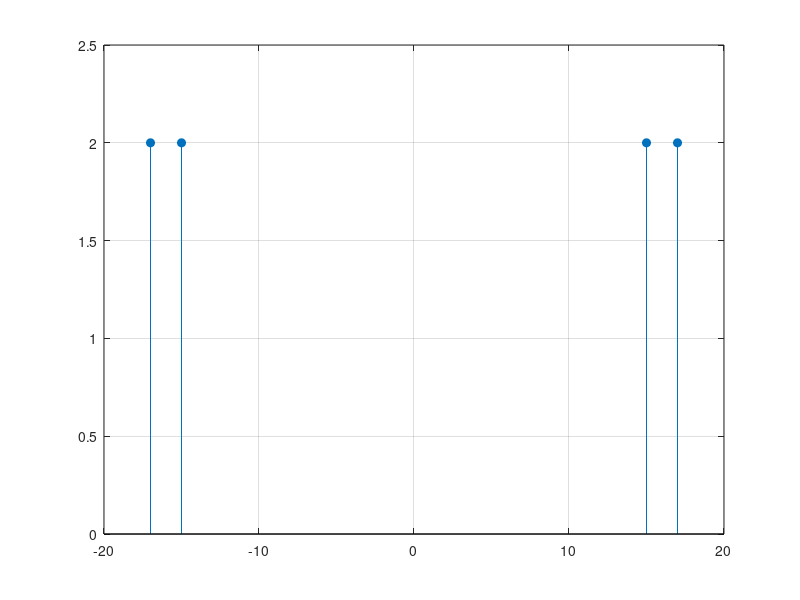
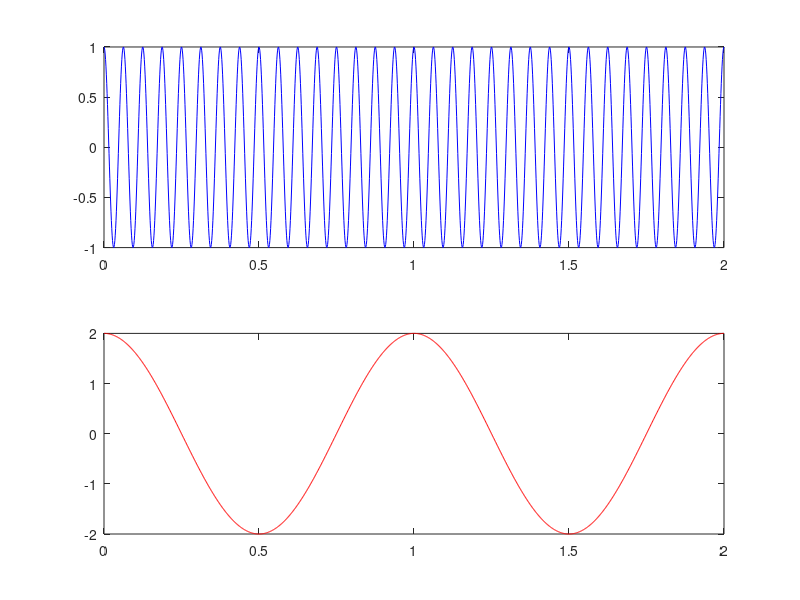

These figures' MATLAB source, in order:
%Oppgave 6

%x(t)
x = @(t) cos(2*pi*15*t) + cos(2*pi*17*t);

%a)
freq_range = -20:1:20;

x_values = [-17, -15, 15, 17];
y_values = [2, 2, 2, 2];
figure(1);
stem(x_values, y_values, 'filled');
grid;
xlim([-20 20]);
ylim([0 2.5]);




%b)
t = 0:1/(50*16):2;

f_center = 16;
f_delta = 1;

x_beat = 2*cos(2*pi*f_delta*t).*cos(2*pi*f_center*t);
x_envl = 2*cos(2*pi*f_delta*t);
x_envl2 = 2*cos(2*pi*f_delta*t + pi);
figure(2);
plot(t,x_beat, 'b');
hold on
plot(t, x_envl, '--r');
hold on
plot(t, x_envl2, '--r');
hold off
grid
xlabel('Tid[t]');
ylabel('Amplitude');
title('Beat notes');
%legend([x_beat, x_envl], 'Beat notes', 'Beat note "Envelope"');

%c)
x_center = cos(2*pi*f_center*t);
x_delta = 2*cos(2*pi*f_delta*t);

subplot(2,1,1);
plot(t, x_center, 'b');

subplot(2,1,2);
plot(t, x_delta, 'r');
